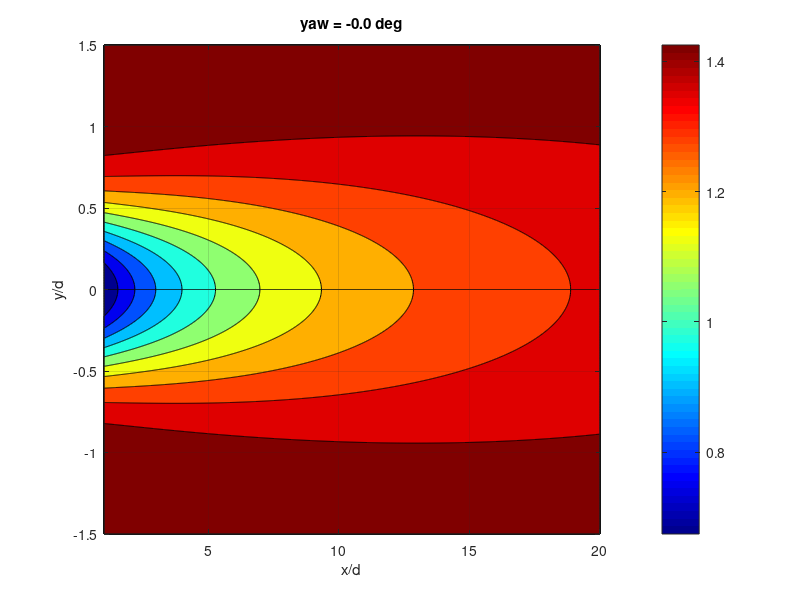

Here is the MATLAB script that generated this plot:
clear
clc
format compact

%% attempt to recreate analytical wake redirection model from Bastankhah paper
d = 1;
yaw = -0*pi/180;
u = 1.5;

% locations
x0 = 0;
x = 1:0.01:20;
y = -1.5*d:0.01:1.5*d;
z = 0;
zh = 0;

[X,Y] = meshgrid(x,y);

% wake growth rates
ky = 0.022;
kz = 0.022;
CT = 0.9;
TI = 1;
alpStar = 2.32;
betaStar = 0.154;

% wake widths
sigmaYbyD = (ky*(x-x0)/d + (cos(yaw)/sqrt(8)));
sigmaZbyD = (kz*(x-x0)/d + (1/sqrt(8)));

% normalized length of potential core
x0byD = (cos(yaw)*(1 + sqrt(1-CT)))/(sqrt(2)*(alpStar*TI + betaStar*(1-sqrt(1-CT))));

% wake skew angle
theta = ((0.3*yaw)/(cos(yaw)))*(1 - sqrt(1 - CT*cos(yaw)));

% normalized wake deflection\
t1 = theta*x0byD;
t2 = (theta/14.7)*sqrt(cos(yaw)/(ky*kz*CT));
t3 = 2.9 + 1.3*sqrt(1 - CT) - CT;
t4 = (1.6 + sqrt(CT))*(1.6*sqrt((8*sigmaYbyD.*sigmaZbyD)/cos(yaw)) - sqrt(CT));
t5 = (1.6 - sqrt(CT))*(1.6*sqrt((8*sigmaYbyD.*sigmaZbyD)/cos(yaw)) + sqrt(CT));

deltabyD = t1 + t2*t3*log(t4./t5);

% % % far wake velocity
for ii = 1:length(y)
    t1n(ii,:) = 1 - sqrt(1 - ((CT*cos(yaw))./(8*(sigmaYbyD.*sigmaZbyD))));
    t2n(ii,:) = exp(-0.5*((y(ii)-deltabyD)./sigmaYbyD).^2);
    t3n(ii,:) = exp(-0.5*((z - zh)./sigmaZbyD).^2);
    
    du(ii,:) = t1n(ii,:).*t2n(ii,:).*t3n(ii,:);
    
end

[midLine,yval] = max(du,[],1);
% for ii = 1:length(x)
%     f1 = figure(1);
%     plot(x(ii)-u*du(:,ii),y,'-k')
%     hold on
%     grid on
% end
% grid minor
% xlim([0 inf])
% xlabel('x/d')
% ylabel('y/d')

fg = figure(1);
contourf(X,Y,u*(1-du));
hold on
plot(x,y(yval),'k');
grid on
colorbar
colormap jet
xlabel('x/d')
ylabel('y/d')
title(sprintf('yaw = %0.1f deg',yaw*180/pi))

saveas(fg,sprintf('yaw%0.0f.png',yaw*180/pi));
